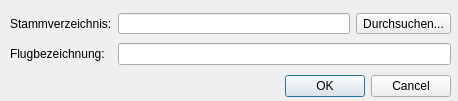
<?xml version="1.0" encoding="UTF-8"?>
<ui version="4.0">
 <class>Dialog</class>
 <widget class="QDialog" name="Dialog">
  <property name="geometry">
   <rect>
    <x>0</x>
    <y>0</y>
    <width>458</width>
    <height>101</height>
   </rect>
  </property>
  <property name="windowTitle">
   <string>Dialog</string>
  </property>
  <widget class="QDialogButtonBox" name="buttonBox">
   <property name="geometry">
    <rect>
     <x>10</x>
     <y>70</y>
     <width>441</width>
     <height>32</height>
    </rect>
   </property>
   <property name="orientation">
    <enum>Qt::Horizontal</enum>
   </property>
   <property name="standardButtons">
    <set>QDialogButtonBox::Cancel|QDialogButtonBox::Ok</set>
   </property>
  </widget>
  <widget class="QWidget" name="gridLayoutWidget">
   <property name="geometry">
    <rect>
     <x>10</x>
     <y>10</y>
     <width>441</width>
     <height>60</height>
    </rect>
   </property>
   <layout class="QGridLayout" name="gridLayout">
    <item row="1" column="0">
     <widget class="QLabel" name="label_2">
      <property name="text">
       <string>Flugbezeichnung:</string>
      </property>
     </widget>
    </item>
    <item row="0" column="0">
     <widget class="QLabel" name="label">
      <property name="text">
       <string>Stammverzeichnis:</string>
      </property>
     </widget>
    </item>
    <item row="1" column="1">
     <widget class="QLineEdit" name="nameBox">
      <property name="minimumSize">
       <size>
        <width>0</width>
        <height>20</height>
       </size>
      </property>
     </widget>
    </item>
    <item row="0" column="1">
     <layout class="QHBoxLayout" name="horizontalLayout">
      <item>
       <widget class="QLineEdit" name="pathBox">
        <property name="minimumSize">
         <size>
          <width>0</width>
          <height>20</height>
         </size>
        </property>
       </widget>
      </item>
      <item>
       <widget class="QToolButton" name="pathButton">
        <property name="sizePolicy">
         <sizepolicy hsizetype="Fixed" vsizetype="Fixed">
          <horstretch>0</horstretch>
          <verstretch>0</verstretch>
         </sizepolicy>
        </property>
        <property name="minimumSize">
         <size>
          <width>0</width>
          <height>20</height>
         </size>
        </property>
        <property name="text">
         <string>Durchsuchen...</string>
        </property>
       </widget>
      </item>
     </layout>
    </item>
   </layout>
  </widget>
 </widget>
 <resources/>
 <connections>
  <connection>
   <sender>buttonBox</sender>
   <signal>accepted()</signal>
   <receiver>Dialog</receiver>
   <slot>accept()</slot>
   <hints>
    <hint type="sourcelabel">
     <x>248</x>
     <y>254</y>
    </hint>
    <hint type="destinationlabel">
     <x>157</x>
     <y>274</y>
    </hint>
   </hints>
  </connection>
  <connection>
   <sender>buttonBox</sender>
   <signal>rejected()</signal>
   <receiver>Dialog</receiver>
   <slot>reject()</slot>
   <hints>
    <hint type="sourcelabel">
     <x>316</x>
     <y>260</y>
    </hint>
    <hint type="destinationlabel">
     <x>286</x>
     <y>274</y>
    </hint>
   </hints>
  </connection>
 </connections>
</ui>
